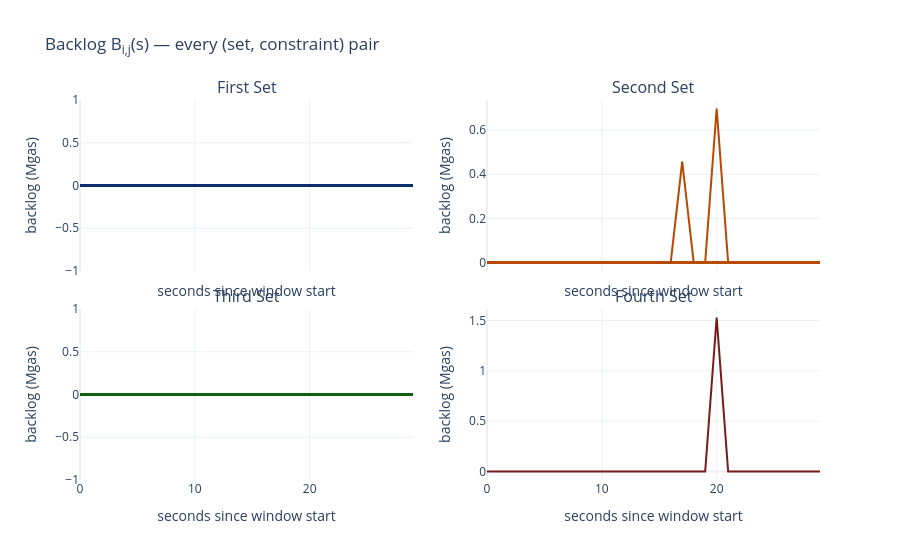

The notebook cell this image was saved under:
### Markdown cell above
## 6. `backlog_per_second` — the 1-second tick recursion

$$ B(s+1) = \max\!\left(0,\; B(s) + \text{inflow}(s) - T \cdot 1 \right). $$

Implementation: a plain Python loop over wall-clock seconds; within each
iteration `np.maximum` updates `B` for every rung of the ladder at once
(vectorised across the T-axis).

We record `out[:, s] = B` **before** the second-`s` update, so the array
holds the *start-of-second* backlog — i.e. the `B` value a block landing
in second `s` reads, before that second's inflow / drain happen. ~4
blocks land per second, so they all see the same `B[s]`.

### Code cell
def backlog_per_second(inflow_per_second, T_arr):
    """Start-of-each-second backlog seen by blocks landing in that second.

        B(0) = 0;   B(s+1) = max(0, B(s) + inflow(s) - T*1).

    `T_arr` is the 1-D ladder (Mgas/s); returns shape (n_T, n_sec).
    out[:, s] is recorded *before* second s's update — that's exactly
    what a block in second s reads.
    """
    drain = T_arr * 1e6                                       # Mgas/s -> gas/s
    out = np.empty((T_arr.shape[0], inflow_per_second.shape[0]))
    B   = np.zeros(T_arr.shape[0])
    for s, inflow_s in enumerate(inflow_per_second):
        out[:, s] = B                                         # snapshot before update
        B = np.maximum(0.0, B + inflow_s - drain)             # advance to B(s+1)
    return out

# Plot
fig = make_subplots(rows=2, cols=2,
                    subplot_titles=[s.split(' — ')[0] for s in SET_WEIGHTS.keys()],
                    shared_xaxes=True, vertical_spacing=0.10)

for idx, (set_name, weights) in enumerate(SET_WEIGHTS.items()):
    r, c = idx // 2 + 1, idx % 2 + 1
    inflow_pb               = sum(w * parts[sym] for sym, w in weights.items())
    seconds_axis, inflow_ps = aggregate_per_second(inflow_pb, block_seconds)

    ladder = SET_LADDERS[set_name]
    T_arr  = np.array([t for t, _ in ladder], dtype=np.float64)
    B      = backlog_per_second(inflow_ps, T_arr)              # (n_T, n_sec)

    for j, ((T, A), Brow) in enumerate(zip(ladder, B)):
        fig.add_trace(go.Scatter(
            x=seconds_axis - seconds_axis[0], y=Brow / 1e6,
            mode='lines',
            name=f'{set_name.split(" — ")[0]} C{j} (T={T}, A={A}s)',
            line=dict(color=set_colors[set_name]),
            showlegend=False,
        ), row=r, col=c)

fig.update_layout(template='plotly_white', height=560,
                  title='Backlog B<sub>i,j</sub>(s) — every (set, constraint) pair')
for ax in (1, 2, 3, 4):
    fig.update_yaxes(title_text='backlog (Mgas)', row=(ax-1)//2 + 1, col=(ax-1)%2 + 1)
    fig.update_xaxes(title_text='seconds since window start', row=(ax-1)//2 + 1, col=(ax-1)%2 + 1)
fig.show()

### Figure 1 — Plotly figure (JSON) as saved in the notebook; plotly's stock layout.template omitted (floating-point values rounded to 4 significant figures)
{"data": [{"line": {"color": "#0a2d6e"}, "mode": "lines", "name": "First Set C0 (T=15.4, A=10000s)", "showlegend": false, "type": "scatter", "x": [0, 1, 2, 3, 4, 5, 6, 7, 8, 9, 10, 11, 12, 13, 14, 15, 16, 17, 18, 19, 20, 21, 22, 23, 24, 25, 26, 27, 28, 29], "xaxis": "x", "y": [0.0, 0.0, 0.0, 0.0, 0.0, 0.0, 0.0, 0.0, 0.0, 0.0, 0.0, 0.0, 0.0, 0.0, 0.0, 0.0, 0.0, 0.0, 0.0, 0.0, 0.0, 0.0, 0.0, 0.0, 0.0, 0.0, 0.0, 0.0, 0.0, 0.0], "yaxis": "y"}, {"line": {"color": "#0a2d6e"}, "mode": "lines", "name": "First Set C1 (T=20.41, A=2861s)", "showlegend": false, "type": "scatter", "x": [0, 1, 2, 3, 4, 5, 6, 7, 8, 9, 10, 11, 12, 13, 14, 15, 16, 17, 18, 19, 20, 21, 22, 23, 24, 25, 26, 27, 28, 29], "xaxis": "x", "y": [0.0, 0.0, 0.0, 0.0, 0.0, 0.0, 0.0, 0.0, 0.0, 0.0, 0.0, 0.0, 0.0, 0.0, 0.0, 0.0, 0.0, 0.0, 0.0, 0.0, 0.0, 0.0, 0.0, 0.0, 0.0, 0.0, 0.0, 0.0, 0.0, 0.0], "yaxis": "y"}, {"line": {"color": "#0a2d6e"}, "mode": "lines", "name": "First Set C2 (T=27.06, A=819s)", "showlegend": false, "type": "scatter", "x": [0, 1, 2, 3, 4, 5, 6, 7, 8, 9, 10, 11, 12, 13, 14, 15, 16, 17, 18, 19, 20, 21, 22, 23, 24, 25, 26, 27, 28, 29], "xaxis": "x", "y": [0.0, 0.0, 0.0, 0.0, 0.0, 0.0, 0.0, 0.0, 0.0, 0.0, 0.0, 0.0, 0.0, 0.0, 0.0, 0.0, 0.0, 0.0, 0.0, 0.0, 0.0, 0.0, 0.0, 0.0, 0.0, 0.0, 0.0, 0.0, 0.0, 0.0], "yaxis": "y"}, {"line": {"color": "#0a2d6e"}, "mode": "lines", "name": "First Set C3 (T=35.86, A=234s)", "showlegend": false, "type": "scatter", "x": [0, 1, 2, 3, 4, 5, 6, 7, 8, 9, 10, 11, 12, 13, 14, 15, 16, 17, 18, 19, 20, 21, 22, 23, 24, 25, 26, 27, 28, 29], "xaxis": "x", "y": [0.0, 0.0, 0.0, 0.0, 0.0, 0.0, 0.0, 0.0, 0.0, 0.0, 0.0, 0.0, 0.0, 0.0, 0.0, 0.0, 0.0, 0.0, 0.0, 0.0, 0.0, 0.0, 0.0, 0.0, 0.0, 0.0, 0.0, 0.0, 0.0, 0.0], "yaxis": "y"}, {"line": {"color": "#0a2d6e"}, "mode": "lines", "name": "First Set C4 (T=47.53, A=67s)", "showlegend": false, "type": "scatter", "x": [0, 1, 2, 3, 4, 5, 6, 7, 8, 9, 10, 11, 12, 13, 14, 15, 16, 17, 18, 19, 20, 21, 22, 23, 24, 25, 26, 27, 28, 29], "xaxis": "x", "y": [0.0, 0.0, 0.0, 0.0, 0.0, 0.0, 0.0, 0.0, 0.0, 0.0, 0.0, 0.0, 0.0, 0.0, 0.0, 0.0, 0.0, 0.0, 0.0, 0.0, 0.0, 0.0, 0.0, 0.0, 0.0, 0.0, 0.0, 0.0, 0.0, 0.0], "yaxis": "y"}, {"line": {"color": "#0a2d6e"}, "mode": "lines", "name": "First Set C5 (T=63.0, A=19s)", "showlegend": false, "type": "scatter", "x": [0, 1, 2, 3, 4, 5, 6, 7, 8, 9, 10, 11, 12, 13, 14, 15, 16, 17, 18, 19, 20, 21, 22, 23, 24, 25, 26, 27, 28, 29], "xaxis": "x", "y": [0.0, 0.0, 0.0, 0.0, 0.0, 0.0, 0.0, 0.0, 0.0, 0.0, 0.0, 0.0, 0.0, 0.0, 0.0, 0.0, 0.0, 0.0, 0.0, 0.0, 0.0, 0.0, 0.0, 0.0, 0.0, 0.0, 0.0, 0.0, 0.0, 0.0], "yaxis": "y"}, {"line": {"color": "#b54a00"}, "mode": "lines", "name": "Second Set C0 (T=3.13, A=10000s)", "showlegend": false, "type": "scatter", "x": [0, 1, 2, 3, 4, 5, 6, 7, 8, 9, 10, 11, 12, 13, 14, 15, 16, 17, 18, 19, 20, 21, 22, 23, 24, 25, 26, 27, 28, 29], "xaxis": "x2", "y": [0.0, 0.0, 0.0, 0.0, 0.0, 0.0, 0.0, 0.0, 0.0, 0.0, 0.0, 0.0, 0.0, 0.0, 0.0, 0.0, 0.0, 0.4568, 0.0, 0.0, 0.6977, 0.0, 0.0, 0.0, 0.0, 0.0, 0.0, 0.0, 0.0, 0.0], "yaxis": "y2"}, {"line": {"color": "#b54a00"}, "mode": "lines", "name": "Second Set C1 (T=4.16, A=4488s)", "showlegend": false, "type": "scatter", "x": [0, 1, 2, 3, 4, 5, 6, 7, 8, 9, 10, 11, 12, 13, 14, 15, 16, 17, 18, 19, 20, 21, 22, 23, 24, 25, 26, 27, 28, 29], "xaxis": "x2", "y": [0.0, 0.0, 0.0, 0.0, 0.0, 0.0, 0.0, 0.0, 0.0, 0.0, 0.0, 0.0, 0.0, 0.0, 0.0, 0.0, 0.0, 0.0, 0.0, 0.0, 0.0, 0.0, 0.0, 0.0, 0.0, 0.0, 0.0, 0.0, 0.0, 0.0], "yaxis": "y2"}, {"line": {"color": "#b54a00"}, "mode": "lines", "name": "Second Set C2 (T=5.53, A=2014s)", "showlegend": false, "type": "scatter", "x": [0, 1, 2, 3, 4, 5, 6, 7, 8, 9, 10, 11, 12, 13, 14, 15, 16, 17, 18, 19, 20, 21, 22, 23, 24, 25, 26, 27, 28, 29], "xaxis": "x2", "y": [0.0, 0.0, 0.0, 0.0, 0.0, 0.0, 0.0, 0.0, 0.0, 0.0, 0.0, 0.0, 0.0, 0.0, 0.0, 0.0, 0.0, 0.0, 0.0, 0.0, 0.0, 0.0, 0.0, 0.0, 0.0, 0.0, 0.0, 0.0, 0.0, 0.0], "yaxis": "y2"}, {"line": {"color": "#b54a00"}, "mode": "lines", "name": "Second Set C3 (T=7.35, A=904s)", "showlegend": false, "type": "scatter", "x": [0, 1, 2, 3, 4, 5, 6, 7, 8, 9, 10, 11, 12, 13, 14, 15, 16, 17, 18, 19, 20, 21, 22, 23, 24, 25, 26, 27, 28, 29], "xaxis": "x2", "y": [0.0, 0.0, 0.0, 0.0, 0.0, 0.0, 0.0, 0.0, 0.0, 0.0, 0.0, 0.0, 0.0, 0.0, 0.0, 0.0, 0.0, 0.0, 0.0, 0.0, 0.0, 0.0, 0.0, 0.0, 0.0, 0.0, 0.0, 0.0, 0.0, 0.0], "yaxis": "y2"}, {"line": {"color": "#b54a00"}, "mode": "lines", "name": "Second Set C4 (T=9.77, A=406s)", "showlegend": false, "type": "scatter", "x": [0, 1, 2, 3, 4, 5, 6, 7, 8, 9, 10, 11, 12, 13, 14, 15, 16, 17, 18, 19, 20, 21, 22, 23, 24, 25, 26, 27, 28, 29], "xaxis": "x2", "y": [0.0, 0.0, 0.0, 0.0, 0.0, 0.0, 0.0, 0.0, 0.0, 0.0, 0.0, 0.0, 0.0, 0.0, 0.0, 0.0, 0.0, 0.0, 0.0, 0.0, 0.0, 0.0, 0.0, 0.0, 0.0, 0.0, 0.0, 0.0, 0.0, 0.0], "yaxis": "y2"}, {"line": {"color": "#b54a00"}, "mode": "lines", "name": "Second Set C5 (T=12.99, A=182s)", "showlegend": false, "type": "scatter", "x": [0, 1, 2, 3, 4, 5, 6, 7, 8, 9, 10, 11, 12, 13, 14, 15, 16, 17, 18, 19, 20, 21, 22, 23, 24, 25, 26, 27, 28, 29], "xaxis": "x2", "y": [0.0, 0.0, 0.0, 0.0, 0.0, 0.0, 0.0, 0.0, 0.0, 0.0, 0.0, 0.0, 0.0, 0.0, 0.0, 0.0, 0.0, 0.0, 0.0, 0.0, 0.0, 0.0, 0.0, 0.0, 0.0, 0.0, 0.0, 0.0, 0.0, 0.0], "yaxis": "y2"}, {"line": {"color": "#0f5f0f"}, "mode": "lines", "name": "Third Set C0 (T=67.3, A=10000s)", "showlegend": false, "type": "scatter", "x": [0, 1, 2, 3, 4, 5, 6, 7, 8, 9, 10, 11, 12, 13, 14, 15, 16, 17, 18, 19, 20, 21, 22, 23, 24, 25, 26, 27, 28, 29], "xaxis": "x3", "y": [0.0, 0.0, 0.0, 0.0, 0.0, 0.0, 0.0, 0.0, 0.0, 0.0, 0.0, 0.0, 0.0, 0.0, 0.0, 0.0, 0.0, 0.0, 0.0, 0.0, 0.0, 0.0, 0.0, 0.0, 0.0, 0.0, 0.0, 0.0, 0.0, 0.0], "yaxis": "y3"}, {"line": {"color": "#0f5f0f"}, "mode": "lines", "name": "Third Set C1 (T=81.27, A=1591s)", "showlegend": false, "type": "scatter", "x": [0, 1, 2, 3, 4, 5, 6, 7, 8, 9, 10, 11, 12, 13, 14, 15, 16, 17, 18, 19, 20, 21, 22, 23, 24, 25, 26, 27, 28, 29], "xaxis": "x3", "y": [0.0, 0.0, 0.0, 0.0, 0.0, 0.0, 0.0, 0.0, 0.0, 0.0, 0.0, 0.0, 0.0, 0.0, 0.0, 0.0, 0.0, 0.0, 0.0, 0.0, 0.0, 0.0, 0.0, 0.0, 0.0, 0.0, 0.0, 0.0, 0.0, 0.0], "yaxis": "y3"}, {"line": {"color": "#0f5f0f"}, "mode": "lines", "name": "Third Set C2 (T=98.14, A=253s)", "showlegend": false, "type": "scatter", "x": [0, 1, 2, 3, 4, 5, 6, 7, 8, 9, 10, 11, 12, 13, 14, 15, 16, 17, 18, 19, 20, 21, 22, 23, 24, 25, 26, 27, 28, 29], "xaxis": "x3", "y": [0.0, 0.0, 0.0, 0.0, 0.0, 0.0, 0.0, 0.0, 0.0, 0.0, 0.0, 0.0, 0.0, 0.0, 0.0, 0.0, 0.0, 0.0, 0.0, 0.0, 0.0, 0.0, 0.0, 0.0, 0.0, 0.0, 0.0, 0.0, 0.0, 0.0], "yaxis": "y3"}, {"line": {"color": "#0f5f0f"}, "mode": "lines", "name": "Third Set C3 (T=118.5, A=40s)", "showlegend": false, "type": "scatter", "x": [0, 1, 2, 3, 4, 5, 6, 7, 8, 9, 10, 11, 12, 13, 14, 15, 16, 17, 18, 19, 20, 21, 22, 23, 24, 25, 26, 27, 28, 29], "xaxis": "x3", "y": [0.0, 0.0, 0.0, 0.0, 0.0, 0.0, 0.0, 0.0, 0.0, 0.0, 0.0, 0.0, 0.0, 0.0, 0.0, 0.0, 0.0, 0.0, 0.0, 0.0, 0.0, 0.0, 0.0, 0.0, 0.0, 0.0, 0.0, 0.0, 0.0, 0.0], "yaxis": "y3"}, {"line": {"color": "#0f5f0f"}, "mode": "lines", "name": "Third Set C4 (T=143.1, A=6s)", "showlegend": false, "type": "scatter", "x": [0, 1, 2, 3, 4, 5, 6, 7, 8, 9, 10, 11, 12, 13, 14, 15, 16, 17, 18, 19, 20, 21, 22, 23, 24, 25, 26, 27, 28, 29], "xaxis": "x3", "y": [0.0, 0.0, 0.0, 0.0, 0.0, 0.0, 0.0, 0.0, 0.0, 0.0, 0.0, 0.0, 0.0, 0.0, 0.0, 0.0, 0.0, 0.0, 0.0, 0.0, 0.0, 0.0, 0.0, 0.0, 0.0, 0.0, 0.0, 0.0, 0.0, 0.0], "yaxis": "y3"}, {"line": {"color": "#0f5f0f"}, "mode": "lines", "name": "Third Set C5 (T=172.8, A=1s)", "showlegend": false, "type": "scatter", "x": [0, 1, 2, 3, 4, 5, 6, 7, 8, 9, 10, 11, 12, 13, 14, 15, 16, 17, 18, 19, 20, 21, 22, 23, 24, 25, 26, 27, 28, 29], "xaxis": "x3", "y": [0.0, 0.0, 0.0, 0.0, 0.0, 0.0, 0.0, 0.0, 0.0, 0.0, 0.0, 0.0, 0.0, 0.0, 0.0, 0.0, 0.0, 0.0, 0.0, 0.0, 0.0, 0.0, 0.0, 0.0, 0.0, 0.0, 0.0, 0.0, 0.0, 0.0], "yaxis": "y3"}, {"line": {"color": "#7a1b1b"}, "mode": "lines", "name": "Fourth Set C0 (T=2.3, A=36000s)", "showlegend": false, "type": "scatter", "x": [0, 1, 2, 3, 4, 5, 6, 7, 8, 9, 10, 11, 12, 13, 14, 15, 16, 17, 18, 19, 20, 21, 22, 23, 24, 25, 26, 27, 28, 29], "xaxis": "x4", "y": [0.0, 0.0, 0.0, 0.0, 0.0, 0.0, 0.0, 0.0, 0.0, 0.0, 0.0, 0.0, 0.0, 0.0, 0.0, 0.0, 0.0, 0.0, 0.0, 0.0, 1.529, 0.0, 0.0, 0.0, 0.0, 0.0, 0.0, 0.0, 0.0, 0.0], "yaxis": "y4"}], "layout": {"annotations": [{"font": {"size": 16}, "showarrow": false, "text": "First Set", "x": 0.225, "xanchor": "center", "xref": "paper", "y": 1, "yanchor": "bottom", "yref": "paper"}, {"font": {"size": 16}, "showarrow": false, "text": "Second Set", "x": 0.775, "xanchor": "center", "xref": "paper", "y": 1, "yanchor": "bottom", "yref": "paper"}, {"font": {"size": 16}, "showarrow": false, "text": "Third Set", "x": 0.225, "xanchor": "center", "xref": "paper", "y": 0.45, "yanchor": "bottom", "yref": "paper"}, {"font": {"size": 16}, "showarrow": false, "text": "Fourth Set", "x": 0.775, "xanchor": "center", "xref": "paper", "y": 0.45, "yanchor": "bottom", "yref": "paper"}], "height": 560, "title": {"text": "Backlog B<sub>i,j</sub>(s) — every (set, constraint) pair"}, "xaxis": {"anchor": "y", "domain": [0, 0.45], "matches": "x3", "showticklabels": false, "title": {"text": "seconds since window start"}}, "xaxis2": {"anchor": "y2", "domain": [0.55, 1], "matches": "x4", "showticklabels": false, "title": {"text": "seconds since window start"}}, "xaxis3": {"anchor": "y3", "domain": [0, 0.45], "title": {"text": "seconds since window start"}}, "xaxis4": {"anchor": "y4", "domain": [0.55, 1], "title": {"text": "seconds since window start"}}, "yaxis": {"anchor": "x", "domain": [0.55, 1], "title": {"text": "backlog (Mgas)"}}, "yaxis2": {"anchor": "x2", "domain": [0.55, 1], "title": {"text": "backlog (Mgas)"}}, "yaxis3": {"anchor": "x3", "domain": [0, 0.45], "title": {"text": "backlog (Mgas)"}}, "yaxis4": {"anchor": "x4", "domain": [0, 0.45], "title": {"text": "backlog (Mgas)"}}}}
